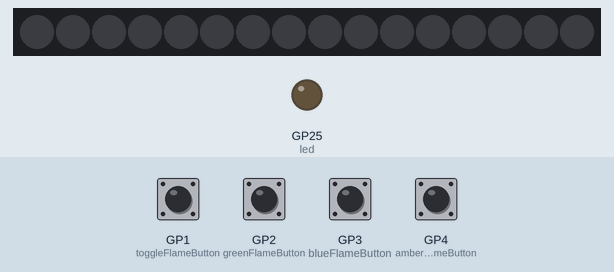
Recording of a program running on a simulated Raspberry Pi Pico running MicroPython. Shown: 16 RGB LEDs in strip order, left to right, output pins drawn as LEDs (lit = HIGH). Dashed ring = blinking. Inputs (shaded band) come from the test bench; at power-on: GP1 (toggleFlameButton), GP2 (greenFlameButton), GP3 (blueFlameButton), GP4 (amberFlameButton) HIGH. Random numbers come from a fixed seed; library files of the repository ran but are not shown: neopixel.py.

Above: at 4.1 s.
4.2 s: GP3 (blueFlameButton) pulled LOW for 0.15 s
At 4.65 s:
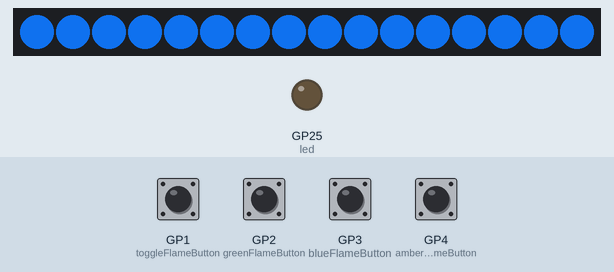
4.9 s: GP1 (toggleFlameButton) pulled LOW for 0.15 s
At 5.48 s:
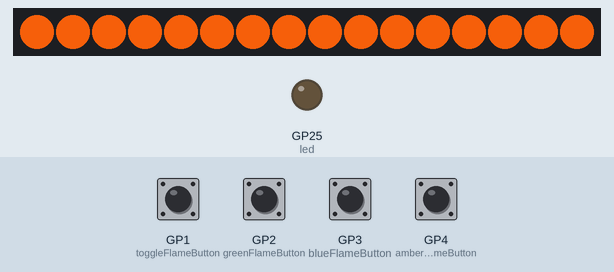
5.6 s: GP2 (greenFlameButton) pulled LOW for 0.15 s
At 6.26 s:
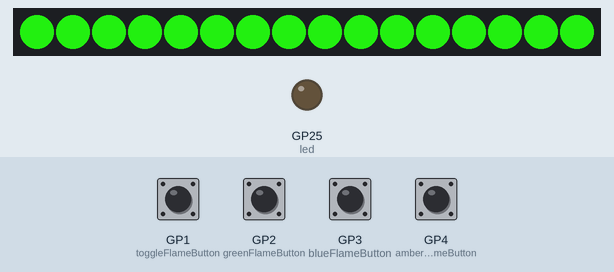
6.3 s: GP4 (amberFlameButton) pulled LOW for 0.15 s
At 6.89 s:
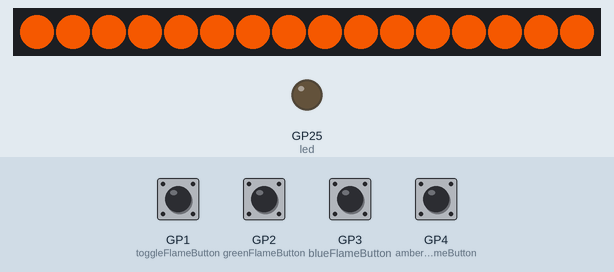
7.0 s: GP3 (blueFlameButton) pulled LOW for 0.15 s
At 7.56 s:
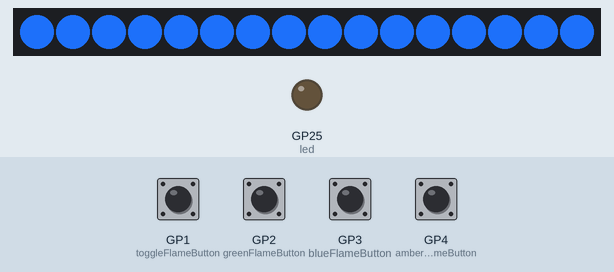
7.7 s: GP1 (toggleFlameButton) pulled LOW for 1 s
At 7.97 s:
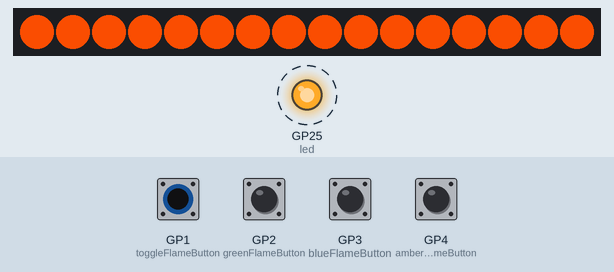
Timing chart, 0 to 10.3 s (numbered marks = the images above; inputs shaded):
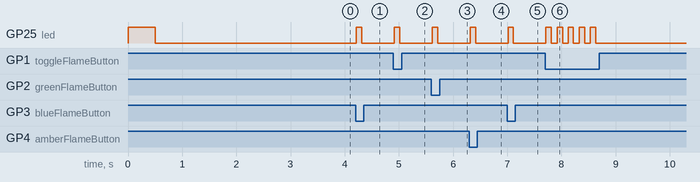

Measured:
- after the input at 4.2 s, GP25 (led): LOW → HIGH at once, → LOW 0.10 s later; the LEDs: change after 0.33 s (image 1)
- after the input at 4.9 s, GP25 (led): LOW → HIGH at once, → LOW 0.10 s later
- after the input at 5.6 s, GP25 (led): LOW → HIGH at once, → LOW 0.10 s later
- after the input at 6.3 s, GP25 (led): LOW → HIGH at once, → LOW 0.10 s later
- after the input at 7.0 s, GP25 (led): LOW → HIGH at once, → LOW 0.10 s later
- after the input at 7.7 s, GP25 (led): alternates HIGH for 0.10 s and LOW for 0.10 s, 10 changes in all, then stays LOW, starting at once

The program:

main.py
```python
import machine
import neopixel
import time
import random


# GPIO Pin Configuration
NUM_LEDS = 16
NEOPIXEL_GPIO_PIN = 19
AMBER_FLAME_BTN_GPIO_PIN = 4
GREEN_FLAME_BTN_GPIO_PIN = 2
CONSTANT_AMBER_FLAME_BTN_GPIO_PIN = 1
BLUE_FLAME_BTN_GPIO_PIN = 3
ONBOARD_LED_GPIO_PIN = 25

# Hardware Setup
neoPixel = neopixel.NeoPixel(machine.Pin(NEOPIXEL_GPIO_PIN), NUM_LEDS)
led = machine.Pin(ONBOARD_LED_GPIO_PIN, machine.Pin.OUT)
amberFlameButton = machine.Pin(AMBER_FLAME_BTN_GPIO_PIN, machine.Pin.IN, machine.Pin.PULL_UP)
greenFlameButton = machine.Pin(GREEN_FLAME_BTN_GPIO_PIN, machine.Pin.IN, machine.Pin.PULL_UP)
toggleFlameButton = machine.Pin(CONSTANT_AMBER_FLAME_BTN_GPIO_PIN, machine.Pin.IN, machine.Pin.PULL_UP)
blueFlameButton = machine.Pin(BLUE_FLAME_BTN_GPIO_PIN, machine.Pin.IN, machine.Pin.PULL_UP)

# Utility Functions
def Clear():
    neoPixel.fill((0, 0, 0))
    neoPixel.write()

def FlashOnboardLed(duration_ms=100):
    led.value(1)
    time.sleep_ms(duration_ms)
    led.value(0)

def StartRgbChase():
    for color in [(255, 0, 0), (0, 0, 255), (0, 255, 0)]:
        for i in range(NUM_LEDS):
            neoPixel.fill((0, 0, 0))
            neoPixel[i] = color
            neoPixel.write()
            time.sleep(0.05)
    Clear()

def GetFlameColorForMode(mode):
    if mode == 1:  # Amber
        return [random.randint(220, 255), random.randint(60, 100), 0]
    if mode == 2:  # Green
        return [random.randint(10, 40), random.randint(180, 255), random.randint(0, 30)]
    if mode == 8:  # Blue
        return [random.randint(0, 40), random.randint(80, 120), random.randint(200, 255)]
    return [255, 80, 0]

def AddColorVariance(baseColor): #Simulates Flame Flicker
    return [
        min(255, max(0, baseColor[0] + random.randint(-10, 10))),
        min(255, max(0, baseColor[1] + random.randint(-10, 10))),
        min(255, max(0, baseColor[2] + random.randint(-10, 10)))
    ]

def GetTransitionFlickerColor(c1, c2, t):
    return [int(c1[i] + (c2[i] - c1[i]) * t) for i in range(3)]

def GetElapsedTime(start, duration):
    return time.ticks_diff(time.ticks_ms(), start) / duration

def GetRandomFlameDuration():
    return time.ticks_add(time.ticks_ms(), random.randint(55 * 60 * 1000, 65 * 60 * 1000))

def IsFlameDurationExpired(endTime):
    return time.ticks_diff(endTime, time.ticks_ms()) < 0

def GetPressedFlameButton(lastState, lastTime, debounceDelay):
    currentTime = time.ticks_ms()
    state = (
        (amberFlameButton.value() == 0) << 0 |
        (greenFlameButton.value() == 0) << 1 |
        (toggleFlameButton.value() == 0) << 2 |
        (blueFlameButton.value() == 0) << 3
    )
    if state != 0 and lastState == 0:
        if time.ticks_diff(currentTime, lastTime) > debounceDelay:
            return state, currentTime
    return 0, lastTime

# Main Execution
def Init():
    FlashOnboardLed(500)
    StartRgbChase()

def Main():
    isFlameActive = False
    isFlameToggled = False
    activeFlameMode = 0
    flameEnd = 0
    baseColor = [255, 80, 0]
    currentColor = baseColor
    nextColor = baseColor
    transitionStart = time.ticks_ms()
    flickerSpeed = random.randint(100, 400)

    lastButtonState = 0
    lastButtonTime = 0
    debounceDelay = 200
    while True:
        pressedButton, lastButtonTime = GetPressedFlameButton(lastButtonState, lastButtonTime, debounceDelay)
        lastButtonState = pressedButton

        if pressedButton:
            FlashOnboardLed()
            if pressedButton in (1, 2, 8):
                if isFlameActive and activeFlameMode == pressedButton:
                    isFlameActive = False
                    isFlameToggled = False
                    activeFlameMode = 0
                    Clear()
                else:
                    isFlameActive = True
                    isFlameToggled = False
                    activeFlameMode = pressedButton
                    flameEnd = GetRandomFlameDuration()
                    baseColor = GetFlameColorForMode(pressedButton)
                    currentColor = AddColorVariance(baseColor)
                    nextColor = AddColorVariance(baseColor)
                    transitionStart = time.ticks_ms()
                    flickerSpeed = random.randint(100, 400)
            elif pressedButton == 4:
                isFlameToggled = not isFlameToggled
                isFlameActive = isFlameToggled
                activeFlameMode = 0
                if isFlameToggled:
                    baseColor = GetFlameColorForMode(1)
                    currentColor = AddColorVariance(baseColor)
                    nextColor = AddColorVariance(baseColor)
                    transitionStart = time.ticks_ms()
                    flickerSpeed = random.randint(100, 400)
                else:
                    Clear()

        if isFlameActive:
            if not isFlameToggled and IsFlameDurationExpired(flameEnd):
                isFlameActive = False
                activeFlameMode = 0
                Clear()
            else:
                elapsed = GetElapsedTime(transitionStart, flickerSpeed)
                if elapsed >= 1:
                    currentColor = nextColor
                    nextColor = AddColorVariance(baseColor)
                    transitionStart = time.ticks_ms()
                    flickerSpeed = random.randint(100, 400)
                    elapsed = 0
                interpolated = GetTransitionFlickerColor(currentColor, nextColor, elapsed)
                for i in range(NUM_LEDS):
                    neoPixel[i] = tuple(interpolated)
                neoPixel.write()
                time.sleep_ms(20)
        else:
            time.sleep_ms(50)

Init()
Main()
                                                                                                                                
```
